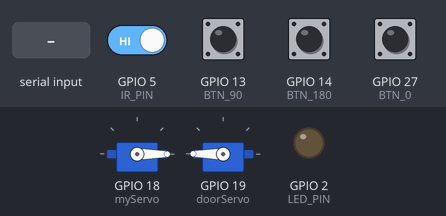
Bench run of a sketch on a simulated ESP32. On the bench: 2 × servo, output pins drawn as LEDs (lit = HIGH). Inputs (shaded band) come from the test bench; at power-on: GPIO 5 (IR_PIN), GPIO 13 (BTN_90), GPIO 14 (BTN_180), GPIO 27 (BTN_0) HIGH. What the sketch prints to the serial monitor is not drawn.

Above: at 1.2 s.
1.3 s: GPIO 13 (BTN_90) pulled LOW for 0.15 s
At 2.2 s:
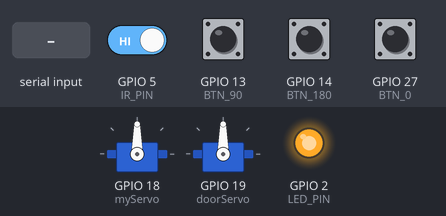
4.4 s: "30,150\n" received over Serial
At 5.8 s:
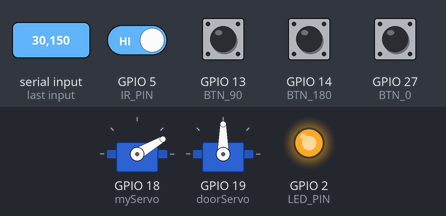
7.4 s: GPIO 14 (BTN_180) pulled LOW for 0.15 s
At 8.0 s:
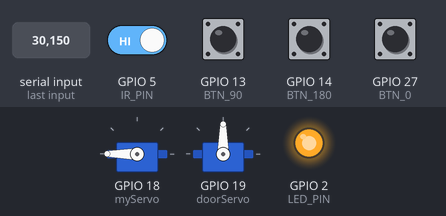
10.5 s: GPIO 27 (BTN_0) pulled LOW for 0.15 s
At 11.6 s:
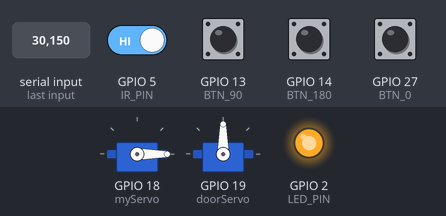
13.6 s: "90\n" received over Serial
At 14.0 s:
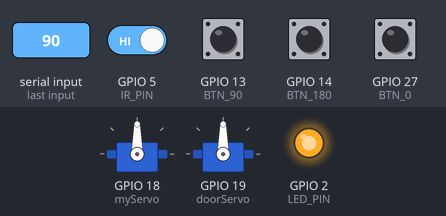
16.6 s: GPIO 14 (BTN_180) pulled LOW for 0.15 s
At 20.5 s:
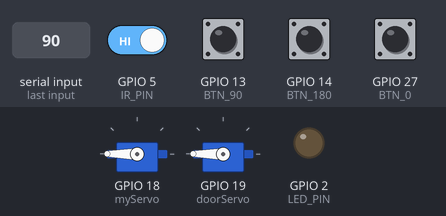
Timing chart, 0 to 20.7 s (numbered marks = the images above; inputs shaded):
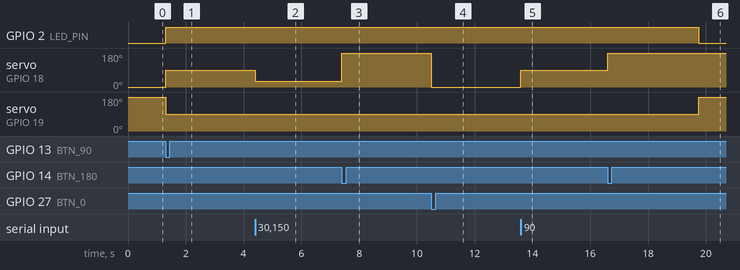

Measured:
- after the input at 1.3 s, GPIO 2 (LED_PIN): LOW → HIGH at once; servo on GPIO 18 (myServo): 0° → 90° at once; servo on GPIO 19 (doorServo): 180° → 90° at once
- after the input at 4.4 s, GPIO 2 (LED_PIN): stays HIGH (without the input it goes to LOW after 0.05 s); servo on GPIO 18 (myServo): 90° → 30° at once; servo on GPIO 19 (doorServo): stays 90° (without the input it goes to 180° after 0.05 s)
- after the input at 7.4 s, GPIO 2 (LED_PIN): stays HIGH (without the input it goes to LOW after 0.00 s); servo on GPIO 18 (myServo): 30° → 180° at once; servo on GPIO 19 (doorServo): stays 90° (without the input it goes to 180° after 0.00 s)
- after the input at 10.5 s, GPIO 2 (LED_PIN): stays HIGH (without the input it goes to LOW after 0.05 s); servo on GPIO 18 (myServo): 180° → 0° at once; servo on GPIO 19 (doorServo): stays 90° (without the input it goes to 180° after 0.05 s)
- after the input at 13.6 s, GPIO 2 (LED_PIN): stays HIGH (without the input it goes to LOW after 0.05 s); servo on GPIO 18 (myServo): 0° → 90° at once; servo on GPIO 19 (doorServo): stays 90° (without the input it goes to 180° after 0.05 s)
- after the input at 16.6 s, GPIO 2 (LED_PIN): HIGH → LOW after 3.2 s instead of 0.00 s; servo on GPIO 18 (myServo): 90° → 180° at once; servo on GPIO 19 (doorServo): 90° → 180° after 3.2 s instead of 0.00 s

The sketch:

esp32_uart_esp32.ino
```cpp
#include <ESP32Servo.h>

Servo myServo;
Servo doorServo;

String input = "";

// Pins
#define IR_PIN 5
#define LED_PIN 2
#define BTN_90 13
#define BTN_180 14
#define BTN_0 27

// States
bool irDetected = false;
bool lastIrState = HIGH;

unsigned long irStartTime = 0;
unsigned long lastDataTime = 0;
unsigned long doorTimer = 0;

bool doorOpen = false;
bool timeoutDone = false;

void setup() {
  Serial.begin(115200);

  pinMode(IR_PIN, INPUT);
  pinMode(LED_PIN, OUTPUT);

  pinMode(BTN_90, INPUT_PULLUP);
  pinMode(BTN_180, INPUT_PULLUP);
  pinMode(BTN_0, INPUT_PULLUP);

  myServo.attach(18);
  doorServo.attach(19);

  myServo.write(0);
  doorServo.write(180);

  Serial.println("System Ready");
}

void loop() {

  // ================= IR SENSOR =================
  int irState = digitalRead(IR_PIN);

  if (irState == LOW && lastIrState == HIGH) {
    Serial.println("IR Detected");
    irDetected = true;
    irStartTime = millis();
    timeoutDone = false;
  }

  if (irState == HIGH && lastIrState == LOW) {
    Serial.println("IR Cleared");
    irDetected = false;
    doorClose();
  }

  lastIrState = irState;

  // ================= BUTTON CONTROL =================
  if (digitalRead(BTN_90) == LOW) {
    Serial.println("Button 90");
    moveServo(90);
  }

  if (digitalRead(BTN_180) == LOW) {
    Serial.println("Button 180");
    moveServo(180);
  }

  if (digitalRead(BTN_0) == LOW) {
    Serial.println("Button 0");
    moveServo(0);
  }

  // ================= UART READ =================
  while (Serial.available()) {
    char c = Serial.read();

    if (c == '\n') {
      Serial.print("Received: ");
      Serial.println(input);

      int angle = input.toInt();

      if (angle >= 0 && angle <= 180) {
        moveServo(angle);
      }

      input = "";
    } else {
      input += c;
    }
  }

  // ================= AUTO TIMEOUT =================
  if (irDetected && !timeoutDone) {
    if (millis() - irStartTime > 10000 && millis() - lastDataTime > 10000) {
      Serial.println("Timeout → Reset");
      moveServo(0);
      timeoutDone = true;
    }
  }

  // ================= AUTO DOOR CLOSE =================
  if (doorOpen && millis() - doorTimer > 3000) {
    doorClose();
  }
}

// ================= FUNCTIONS =================

void moveServo(int angle) {
  myServo.write(angle);
  Serial.println("Servo → " + String(angle));

  lastDataTime = millis();

  doorOpenNow();
}

void doorOpenNow() {
  doorServo.write(90);
  Serial.println("Door Open");

  digitalWrite(LED_PIN, HIGH);

  doorOpen = true;
  doorTimer = millis();
}

void doorClose() {
  doorServo.write(180);
  Serial.println("Door Close");

  digitalWrite(LED_PIN, LOW);

  doorOpen = false;
}
```
